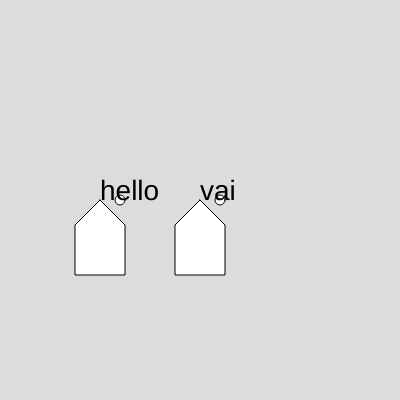
Frame 1 (no input)
Frame 60 (no input): identical to frame 1, image omitted
Frame 120 (the mouse pressed at the canvas centre since frame 60): identical to frame 1, image omitted

The p5.js sketch that drew this single still picture (run headless with seeded random() and noise() and a simulated clock; from frame 60 on, the mouse is pressed at the canvas centre):

// p5.js sketch
// ── sketch.js
function setup() {
  createCanvas(400, 400);
  angleMode(DEGREES)
  textSize(28)
}

function draw() {
  background(220);
 
    house(100,200,"hello")
    house(200,200,"vai")
  
}

function house(x,y,t){
  beginShape()
  vertex(x, y);
  vertex(x + 25, y + 25);
  vertex(x + 25, y + 75);
  vertex(x - 25, y + 75);
  vertex(x - 25, y + 25);
  endShape(CLOSE)
  circle(x+20,y,10)
  text(t,x,y)
}
